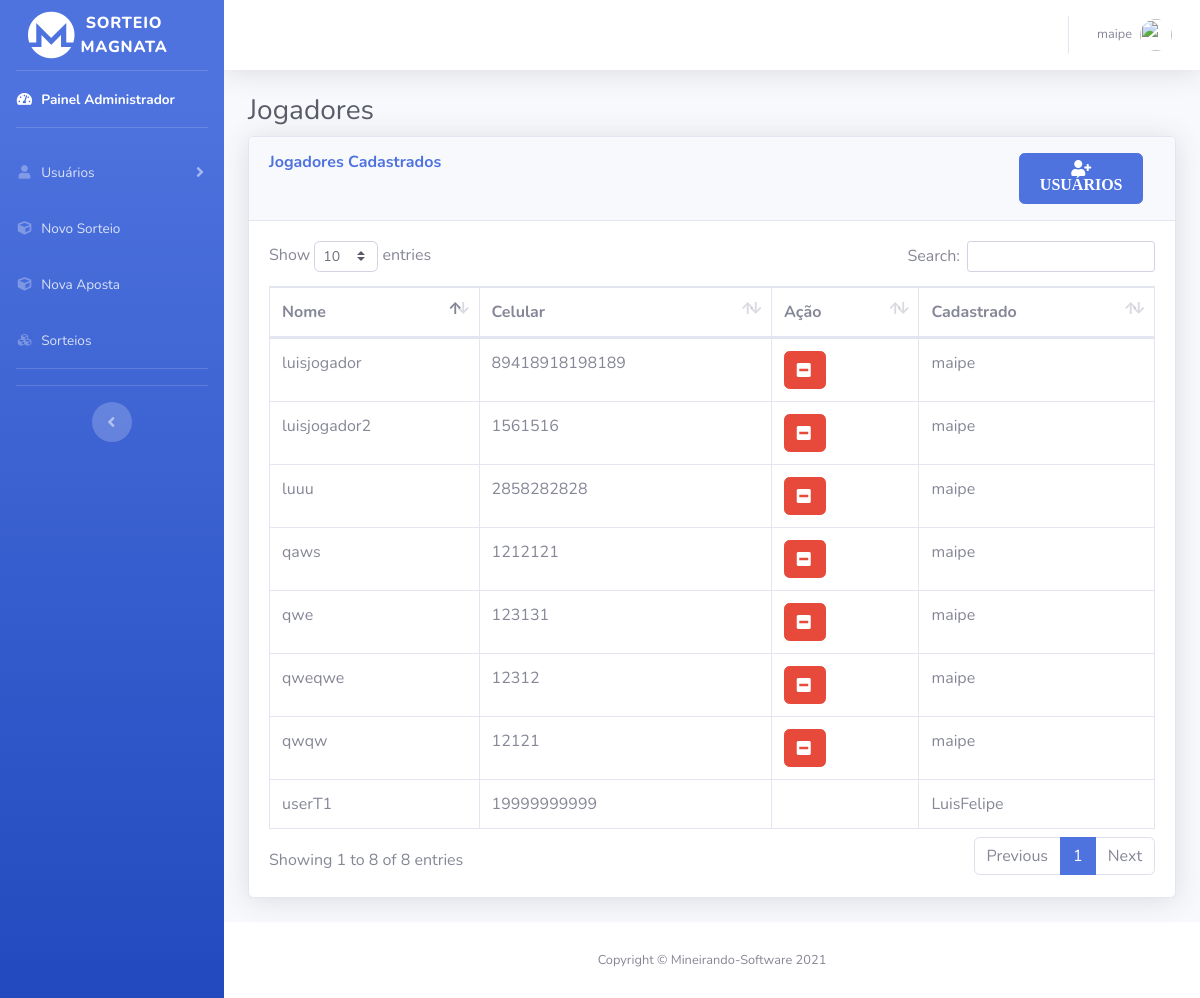
Screenshot of /jogadores.php (signed in) with the database file from the repository.
### tables this page shows
CREATE TABLE `user` (
  `iduser` int(11) NOT NULL,
  `name` varchar(45) NOT NULL,
  `celular` varchar(45) NOT NULL,
  `senha` varchar(100) NOT NULL,
  `tipo` varchar(45) NOT NULL DEFAULT '0',
  `idSuperior` int(11) DEFAULT NULL
);

### jogadores.php (the view, shortened to what this page needs)
<?php
include('php/server.php') ;
  $sort_check_query = 'SELECT * FROM user WHERE tipo = "2" ';
  $result = mysqli_query($db,$sort_check_query);
?>
<!DOCTYPE html>
<html lang="pt-br">
<head>
  <link href="vendor/fontawesome-free/css/all.min.css" rel="stylesheet" type="text/css">
  <link href="css/sb-admin-2.min.css" rel="stylesheet">
  <link href="vendor/datatables/dataTables.bootstrap4.min.css" rel="stylesheet">
</head>
<body id="page-top">
  <div id="wrapper">
    <ul class="navbar-nav bg-gradient-primary sidebar sidebar-dark accordion no-print" id="accordionSidebar">
      <a class="sidebar-brand d-flex align-items-center justify-content-center" href="index.php">
        <div class="col">
          <i class="fab fa-monero fa-3x"></i>
        </div>
        <div class="sidebar-brand-text mx-3">Sorteio Magnata</div>
      </a>
      <hr class="sidebar-divider my-0">
      <li class="nav-item active">
      <?php
      if($_SESSION['tipo']=="0"){
echo('<a class="nav-link" href="paineladm.php">
<i class="fas fa-fw fa-tachometer-alt"></i>
<span>Painel Administrador</span></a>');
      }
      ?>
      </li>
      <hr class="sidebar-divider">
        <?php
      if($_SESSION['tipo']=="0"|| $_SESSION['tipo']=="1"){
echo('<li class="nav-item">
<a class="nav-link collapsed" href="#" data-toggle="collapse" data-target="#collapseTwo" aria-expanded="true" aria-controls="collapseTwo">
  <i class="fas fa-fw fa-user"></i>
  <span>Usuários</span>
</a>
<div id="collapseTwo" class="collapse" aria-labelledby="headingTwo" data-parent="#accordionSidebar">
<div class="bg-white py-2 collapse-inner rounded">
  <h6 class="collapse-header">Painel de Usuários:</h6>');
  echo('<a class="collapse-item" href="jogadores.php">Jogadores</a>
</div>
</div></li>');
      }
      ?>
      <?php
      if($_SESSION['tipo']=="0"){
echo(' <li class="nav-item">
<a class="nav-link" href="novosorteio.php">
  <i class="fas fa-fw fa-cube"></i>
  <span>Novo Sorteio</span></a>
</li>');
      }
      ?>
      <li class="nav-item">
        <a class="nav-link" href="novaaposta.php">
          <i class="fas fa-fw fa-cube"></i>
          <span>Nova Aposta</span></a>
      </li>
      <li class="nav-item">
        <a class="nav-link" href="sorteios.php">
          <i class="fas fa-fw fa-cubes"></i>
          <span>Sorteios</span></a>
      </li>
      <hr class="sidebar-divider">
      <hr class="sidebar-divider d-none d-md-block">
      <div class="text-center d-none d-md-inline">
        <button class="rounded-circle border-0" id="sidebarToggle"></button>
      </div>
    </ul>
    <div id="content-wrapper" class="d-flex flex-column">
      <div id="content">
        <nav class="navbar navbar-expand navbar-light bg-white topbar mb-4 static-top shadow">
          <ul class="navbar-nav ml-auto">
    <li class="nav-item dropdown no-arrow">
      <a class="nav-link dropdown-toggle" href="#" id="userDropdown" role="button" data-toggle="dropdown" aria-haspopup="true" aria-expanded="false">
        <span class="mr-2 d-none d-lg-inline text-gray-600 small"><?php echo $_SESSION['username']; ?></span>
        <img class="img-profile rounded-circle" src="https://source.unsplash.com/QAB-WJcbgJk/60x60">
      </a>
    </li>
          </ul>
        </nav>
        <div class="container-fluid">
          <h1 class="h3 mb-2 text-gray-800">Jogadores</h1>
          <div class="card shadow mb-4">
          <div class="card-header py-3" style="display: flex; flex-direction: row; justify-content: space-between; width: 100%; margin-left: 0px;">
          <h6 class="m-0 font-weight-bold text-primary" style="width: 45%;">Jogadores Cadastrados</h6>
             <div class="col-lg-2 col-md-9 col-sm-12">
                <button class="btn btn-primary" data-toggle="modal" data-target="#modalExemplo"> <i class="fas fa-user-plus"> USUÁRIOS </i> </button>
              </div>
            </div>
            <div class="card-body">
              <div class="table-responsive">
              <table class="table table-bordered" id="dataTable" width="100%" cellspacing="0">
                  <thead>
                    <tr>
                      <th>Nome</th>
                      <th>Celular</th>
                      <th>Ação</th>
                      <th>Cadastrado</th>
                    </tr>
                  </thead>
                  <tbody>
                  <?php
                  $cont =0;
                   while($row = $result->fetch_assoc()) {
                    if($row['idSuperior']==0){
                      $nammm =  "Desconhecido";
                    }
                    else{
                      $user_check_query = 'SELECT * FROM user WHERE iduser='.$row['idSuperior'].'  LIMIT 1';
                    $result1 = mysqli_query($db, $user_check_query);
                    $user = mysqli_fetch_assoc($result1);
                    $nammm =  $user['name'];
                    $idd = $user['iduser'];
                    }
                    $idsup= $_SESSION['id'];
                    echo("<tr>
                    <td>".$row['name']."</td>
                    <td>".$row['celular']."</td>
                  ");
                  if($idd == $idsup){
                    echo("<form id='exc_camb".$cont."' class='dropdown-item' method='post' action='cambistas.php'>
                    <input type='hidden' id='custId' name='idDelet' value='".$row['iduser']."'>
                    <input type='hidden' id='tipo' name='tipo' value='2'>
                  </form>
                    <td style='display: flex;'>
                     <div style='width: 44px !important; max-width: 30%; position: relative;'> <input  class='btn btn-danger' type='submit' form='exc_camb".$cont."' name='exc_camb'  value='    '/><i class='fa fa-minus-square'".$cont."' style='    position: absolute; left: 35%; top: 30%;  color: white; '></i></div >
                  </td>");
                  }
                  else{
                    echo("<td></td>
                    ");
                  }
                  echo("<td>".$nammm."</td>
                  </tr>");
                  $cont +=1;
                   }
                  ?>
                  </tbody>
                </table>
              </div>
            </div>
          </div>
        </div>
      </div>
      <footer class="sticky-footer bg-white no-print">
        <div class="container my-auto">
          <div class="copyright text-center my-auto">
            <span>Copyright &copy; Mineirando-Software 2021</span>
          </div>
        </div>
      </footer>
    </div>
  </div>
</body>
</html>

### rows the page displays
user: name "userT1", celular "19999999999", user.name "LuisFelipe"
user: name "luisjogador", celular "89418918198189", user.name "maipe"
user: name "luisjogador2", celular "1561516", user.name "maipe"
user: name "luuu", celular "2858282828", user.name "maipe"
user: name "qwe", celular "123131", user.name "maipe"
user: name "qwqw", celular "12121", user.name "maipe"
user: name "qweqwe", celular "12312", user.name "maipe"
user: name "qaws", celular "1212121", user.name "maipe"

### other values shown
$_SESSION['username'] "maipe"
